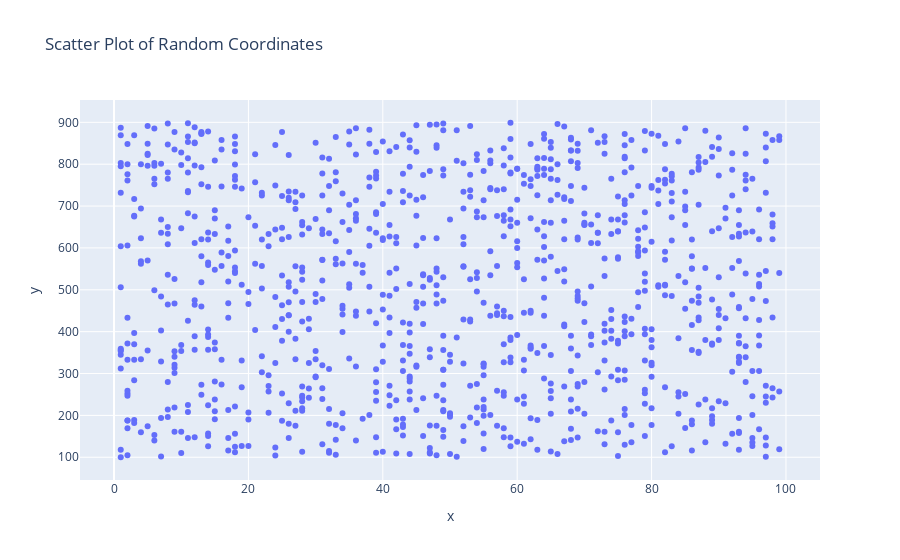

Notebook code cell kept with this figure:
### Code cell
def draw_scatter(df):
    """ 
    Description :
        This function is used to draw a scatter plot for random 1000 x and y coordinates
    Parameters :
        df = DataSet
    Return :
        It returns scatter graph
    """
    fig = px.scatter(df,x='x',y='y',title='Scatter Plot of Random Coordinates')
    fig.show()
    
    
def main():
    x = np.random.randint(1,100,1000)
    y = np.random.randint(100,900,1000)
    dic = pd.DataFrame({'x':x,'y':y})
    draw_scatter(dic)
    
    
if __name__ == "__main__":
    main()

### Figure 1 — Plotly figure (JSON) as saved in the notebook; plotly's stock layout.template omitted (floating-point values rounded to 4 significant figures; data arrays with more than 128 entries replaced by an {"elided": "..."} marker saying what was removed)
{"data": [{"hovertemplate": "x=%{x}<br>y=%{y}<extra></extra>", "legendgroup": "", "marker": {"color": "#636efa", "symbol": "circle"}, "mode": "markers", "name": "", "orientation": "v", "showlegend": false, "type": "scatter", "x": {"elided": "1000 int values"}, "xaxis": "x", "y": {"elided": "1000 int values"}, "yaxis": "y"}], "layout": {"legend": {"tracegroupgap": 0}, "title": {"text": "Scatter Plot of Random Coordinates"}, "xaxis": {"anchor": "y", "domain": [0, 1], "title": {"text": "x"}}, "yaxis": {"anchor": "x", "domain": [0, 1], "title": {"text": "y"}}}}
